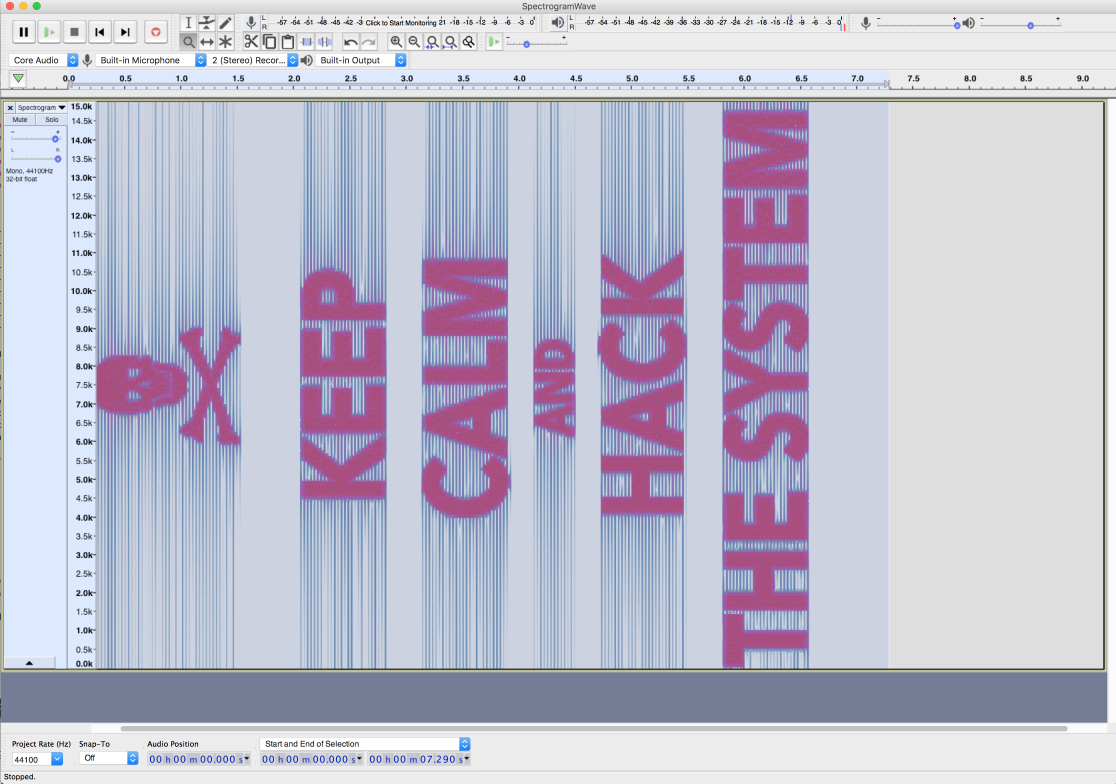
#> input picture img1.png, 3348 x 2350 px (shown at 1/3 size)
$ python spectrographics.py --inputfile img1.png   (Python 2 division)
#> lines starting #> are read from the running program, lines starting #| are printed output that depends on the picture
import math, wave, array
import numpy as np
import os, sys
from PIL import Image
import progressbar
import random
import argparse


parser = argparse.ArgumentParser()
parser.add_argument("-M","--max", type=int, default=4000, help="Maximum frequency used")
parser.add_argument("-m","--min", type=int, default=10, help="Minimum frequency used")
parser.add_argument("-i","--invert", type=int, default=0, help="invert image colors")
parser.add_argument("-s","--samplerate", type=int, default=44100, help="sample rate")
parser.add_argument("-o","--output", type=str, default="SpectrogramWave.wav", help="output file name")
parser.add_argument("-d","--duration", type=float, default=.03, help="burst duration .4seconds by default")
parser.add_argument("-p","--maxpixelwidth", type=int, default=256, help="rescales any input image to the maximum width allowed")
parser.add_argument("-f","--inputfile", type=str,  help="input image file",  required=True)

args = parser.parse_args()

sampleRate = args.samplerate # of samples per second (standard)
invert = args.invert
stepduration = args.duration #looked good with .04
maxpixelwidth  = args.maxpixelwidth
maximum_frequency = args.max
minimum_frequency = args.min

def genSine(freq=2000, volume=100,duration=3, phase=0, sampleRate=88200):
	data = []
	numSamplesPerCyc = sampleRate / float(freq)
	numSamples = int(sampleRate * duration)
	for i in range(numSamples):
		sample = math.sin(math.pi * 2.0 * ((i+phase) % numSamplesPerCyc) / float(numSamplesPerCyc)) * ((32767.0/100.0) * volume)
		data.append(int(sample))
	return (np.array(data),i+phase)


f = wave.open(args.output, 'w')
f.setparams((1, 2, sampleRate, int(sampleRate * stepduration), "NONE", "Uncompressed"))
im = Image.open(args.inputfile).convert('L')
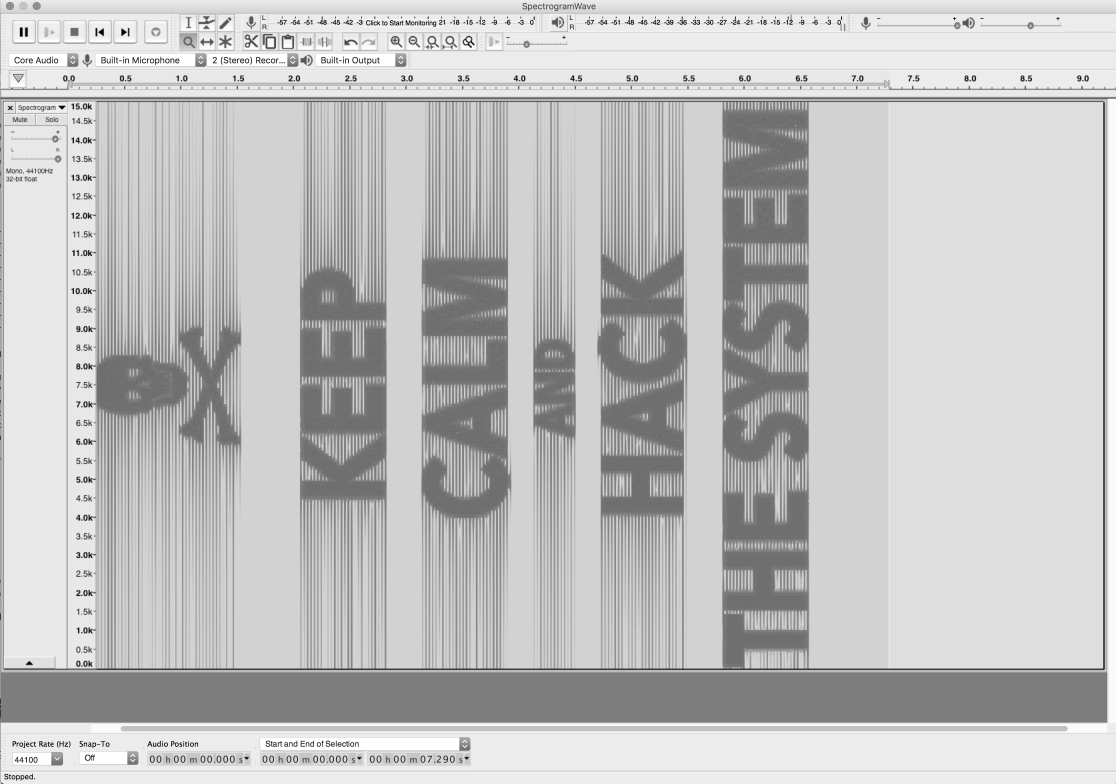
#> im: PIL image 3348x2350 L (shown at 1/3 size); min 0, max 255, mean 192.9
width, height = im.size
#> width = 3348; height = 2350

if width > maxpixelwidth:
	r = (float(maxpixelwidth)/float(width))
#> r = 0.0765
	im = im.resize((int(width*r),int(height*r)))
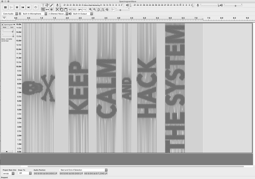
#> im: PIL image 255x179 L; min 85, max 255, mean 192.9
	width, height = im.size
#> width = 255; height = 179

lastphase = [0] * width
#> lastphase = 255 values from 0 to 0
for i in xrange(width): #randomize the initial phases
	lastphase[i] = random.randint(0,360)

step = ((maximum_frequency - minimum_frequency)/float(width))
#> step = 15.65

bar = progressbar.ProgressBar(maxval=(width*height),widgets=[progressbar.Bar('=', '[', ']'), ' ', progressbar.Percentage()])
bar.start()
for h in xrange(height):
	data = []
	for w in xrange(width):
		vol =  (100.0/255.0) * im.getpixel((w, h))
		if invert:
			vol = 100.0 - vol
		(sw,p) = genSine(minimum_frequency+(w*step ),volume=vol, phase=lastphase[w] ,duration=stepduration, sampleRate=sampleRate)
		data.append(sw.astype(int))
		lastphase[w] = p
		try:
			bar.update((height * h) + w)
		except:
			pass
	data = sum(data)/float(len(data))

#> (the run stopped early here; a loop or call above may not have finished)
